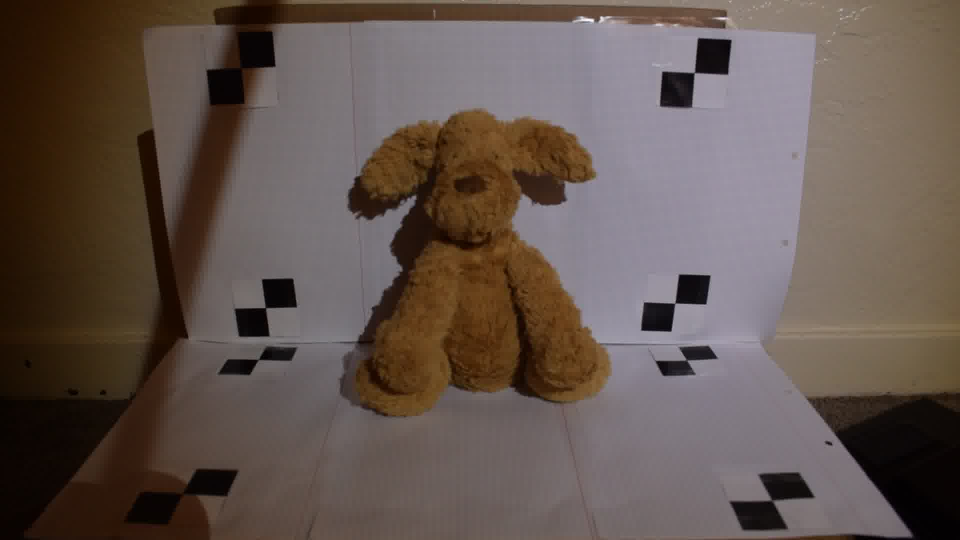
#> input picture assignments/assgn6/data/dog/v1/000011.jpg, 1920 x 1080 px (shown at 1/2 size); its folder holds only this picture in this run
$ python shadow_edge_time.py   (older library calls are emulated)
#> lines starting #> are read from the running program, lines starting #| are printed output that depends on the picture
### assignments/assgn6/src/utils.py
import cv2
import matplotlib.pyplot as plt
import open3d as o3d

def read_img(img_path):
    img = cv2.imread(img_path, cv2.IMREAD_UNCHANGED)
    img = cv2.cvtColor(img, cv2.COLOR_BGR2RGB)
    return img


def bgr2gray(img):
    gray = cv2.cvtColor(img, cv2.COLOR_BGR2GRAY)
    return gray


# [23 lines left out: functions show_img, visualize_PCD, not called in this run]


### assignments/assgn6/src/shadow_edge_time.py
"""
Per-frame shadow edge estimation
"""

import os
import glob
import numpy as np
from utils import read_img, bgr2gray, show_img
import matplotlib.pyplot as plt
from tqdm import tqdm


def load_images(baseDir, objName, seqName, image_ext):
    # load the images
#> called with baseDir = '../data', objName = 'dog', seqName = 'v1', image_ext = 'jpg'
    obj_dir = os.path.join(baseDir, objName, seqName)
    image_paths = sorted(glob.glob(os.path.join(obj_dir, "*.{}".format(image_ext))))
    # h, w = read_img(image_paths[0]).shape[:2]
    frog_images = [read_img(path) for path in image_paths]
#> in read_img, img is the input picture: shape (1080, 1920, 3); mean B, G, R 78.4, 85, 98.8
#> frog_images = 1 item
    frog_gray_images = [bgr2gray(img) for img in frog_images]
#> in bgr2gray, `gray = cv2.cvtColor(img, cv2.COLOR_BGR2GRAY)`:
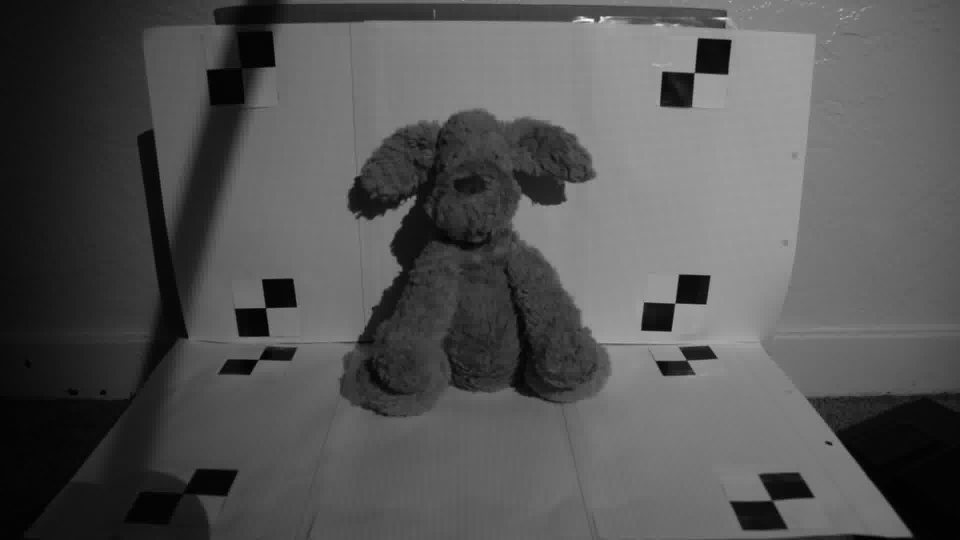
#> gray: shape (1080, 1920) (shown at 1/2 size); min 0, max 254, mean 84.7
#> frog_gray_images = 1 item
    frog_gray_images = np.stack(frog_gray_images, axis=0).astype(np.float32)
    return frog_images, frog_gray_images


def max_img(img):
    # find the maximum intensity image
    max_img = np.max(img, axis=0)
    return max_img


def min_img(img):
    # find the minimum intensity image
    min_img = np.min(img, axis=0)
    return min_img


def difference_image(I, I_shadow):
    # compute the difference image
    diff_img = I - I_shadow
    return diff_img


def shadow_image(I_max, I_min):
    # compute the shadow image
    shadow_img = (I_max + I_min) / 2
    return shadow_img


# [106 lines left out: functions estimate_per_frame_zero_crossings_vertical, estimate_per_frame_zero_crossings_horizontal, estimate_per_frame_shadow_edge, overlay_shadow_edge, display_zero_crossings, compute_shadow_edge, not called in this run]


def compute_shadow_time(diff_img):
    """
    compute and display shadow time plot
    """
    num_frames = diff_img.shape[0]
    time_map = np.zeros((diff_img.shape[1], diff_img.shape[2]))

    for i in range(num_frames):
        timestamp = i
        time_map[np.bitwise_and(diff_img[i] < 0, time_map == 0)] = timestamp

    return time_map


if __name__ == "__main__":
    # Input data locations
    baseDir = "../data"  # data directory
    objName = "dog"  # object name (should correspond to a dir in data)
    seqName = "v1"  # sequence name (subdirectory of object)
    image_ext = "jpg"  # file extension for images

    begin = 60  # begin of shadow index
    end = 135  # end of shadow index
    v_row_range = (0, 300)  # vertical row range
    v_col_range = (230, 790)  # vertical column range
    h_row_range = (660, 720)  # horizontal row range
    h_col_range = (230, 790)  # horizontal column range
    num_shadow = 32  # number of shadow images

    # load images
    frog_images, frog_gray_images = load_images(baseDir, objName, seqName, image_ext)
#> frog_images = 1 item
    # find the maximum intensity image
    I_max = max_img(frog_gray_images)
    # find the minimum intensity image
    I_min = min_img(frog_gray_images)
    # compute the shadow image
    I_shadow = shadow_image(I_max, I_min)
    # compute the difference image
    diff_img = difference_image(frog_gray_images, I_shadow)

    # edges_vertical, edges_horizontal = compute_shadow_edge(
    #     diff_img, begin, end, v_row_range, v_col_range, h_row_range, h_col_range
    # )

    # np.save(
    #     os.path.join(baseDir, objName, seqName, "edges_vertical.npy"), edges_vertical
    # )
    # np.save(
    #     os.path.join(baseDir, objName, seqName, "edges_horizontal.npy"),
    #     edges_horizontal,
    # )

    time_map = compute_shadow_time(diff_img)
#> after the loop in compute_shadow_time, `for i in range(num_frames):`: time_map: shape (1080, 1920) float64; every value is 0

    time_map_display = (time_map / diff_img.shape[0] * num_shadow).astype(
        np.uint8
    )  # round and convert to uint8
#> time_map_display: shape (1080, 1920); every value is 0
    plt.imshow(time_map_display, cmap="jet", interpolation=None)
    plt.show()

$ run again, on assignments/assgn6/data/dog/v1/000076.jpg
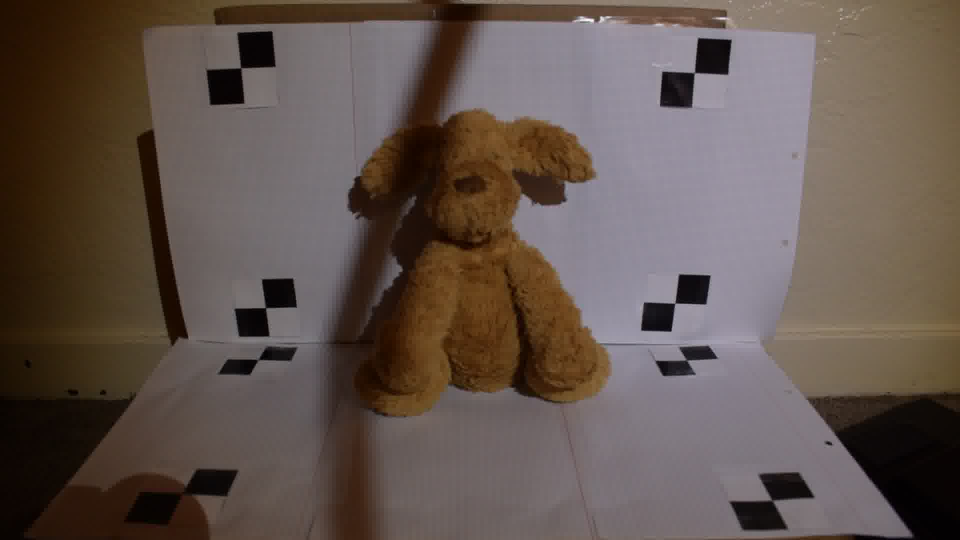
#> input picture assignments/assgn6/data/dog/v1/000076.jpg, 1920 x 1080 px (shown at 1/2 size)
#> in read_img, img is the input picture: shape (1080, 1920, 3); mean B, G, R 77.8, 84.6, 98.1
#> in load_images, `frog_images = [read_img(path) for path in image_paths]`: frog_images = 1 item
#> in bgr2gray, `gray = cv2.cvtColor(img, cv2.COLOR_BGR2GRAY)`:
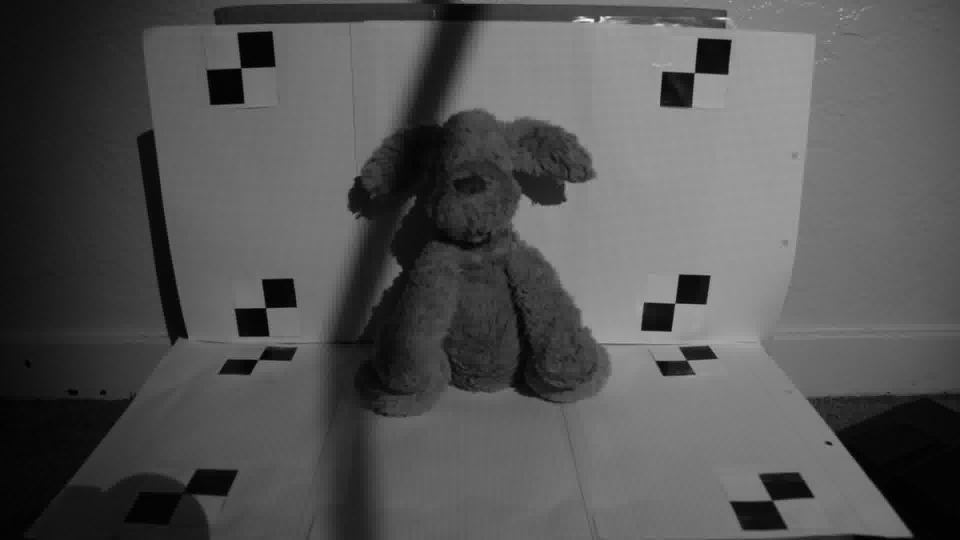
#> gray: shape (1080, 1920) (shown at 1/2 size); min 0, max 253, mean 84.2
#> time_map_display: shape (1080, 1920); every value is 0

$ run again, on assignments/assgn6/data/dog/v1/000100.jpg
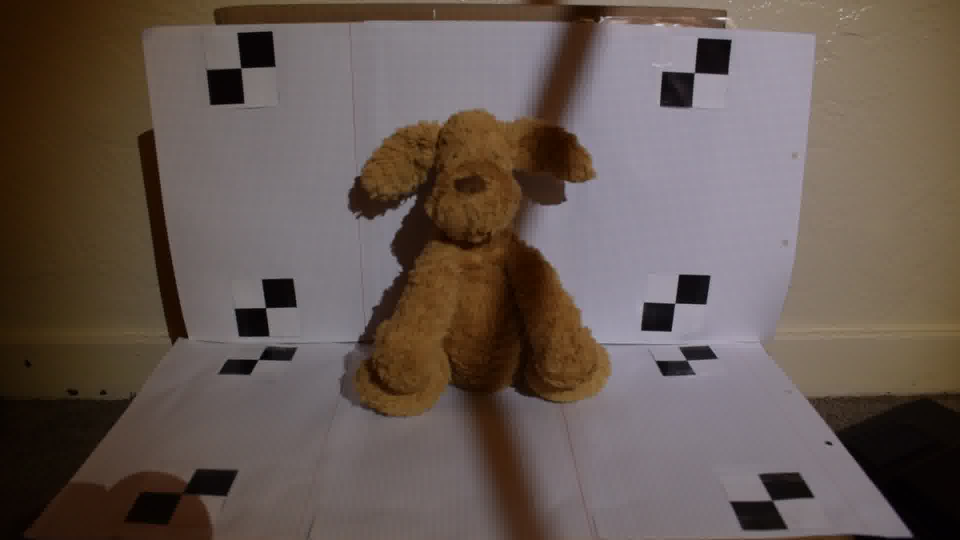
#> input picture assignments/assgn6/data/dog/v1/000100.jpg, 1920 x 1080 px (shown at 1/2 size)
#> in read_img, img is the input picture: shape (1080, 1920, 3); mean B, G, R 82, 88.6, 102.1
#> in load_images, `frog_images = [read_img(path) for path in image_paths]`: frog_images = 1 item
#> in bgr2gray, `gray = cv2.cvtColor(img, cv2.COLOR_BGR2GRAY)`:
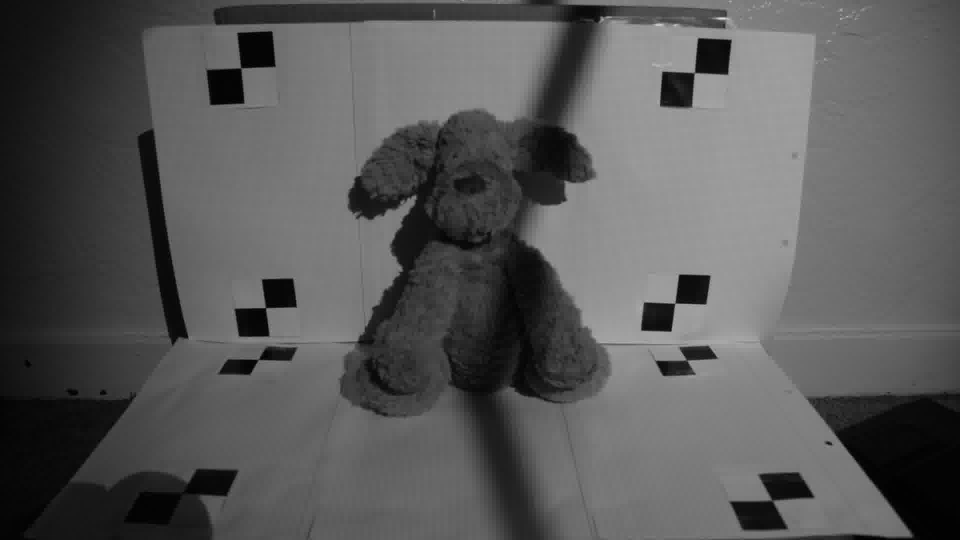
#> gray: shape (1080, 1920) (shown at 1/2 size); min 0, max 224, mean 88.2
#> time_map_display: shape (1080, 1920); every value is 0
